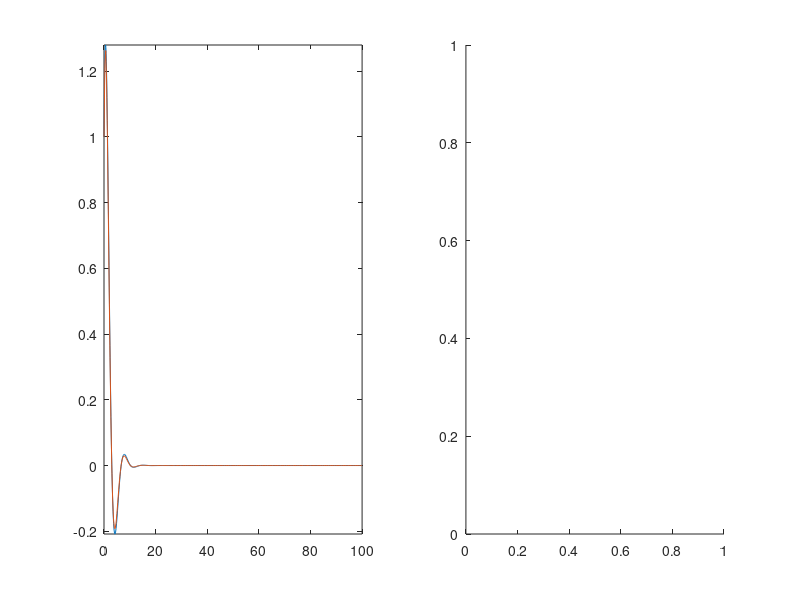

MATLAB code for this plot: (Note: this script raises an error after producing the figure.)
clear

% Set up the ODE
a  = 1;
b  = 1;
A  = [0,1;-b.^2,-a.^2];
f  = @(t,y) A*y(:);

% initial condition and final time
y0 = [1;1];
tf = 100;

% cheat on exact solution by using ode45
opts = odeset('RelTol',1e-3);
[te,ye] = ode45(f,[0,tf],y0,opts);

% Set up the and do forward Euler
N = 300;
t = linspace(0,tf,N+1);
h = t(2)-t(1);

y = zeros(N+1,2);
y(1,:) = y0;

for i = 1:N
  Y        = y(i,:) + h*f(t,y(i,:))';
  y(i+1,:) = y(i,:) + (h/2)*(f(t,y(i,:)) + f(t,Y))';
end

% plot the solution
subplot(1,2,1)
plot(te,ye(:,1),t,y(:,1))
axis tight

subplot(1,2,2)
% plot the RK stability region
fe = @(z) 1 + z + (1/2)*z.^2; % remember z = lam*h
RK_stability(fe,-2.5,0,-2,2);
hold on

% plot the eigenvalues of the system
e = eig(A);
plot(e*h,'k.','MarkerSize',25)
hold off

% make the plot axis equal and tight
axis image

% print the magnitude of h*lam
disp(abs(fe(e*h)))
